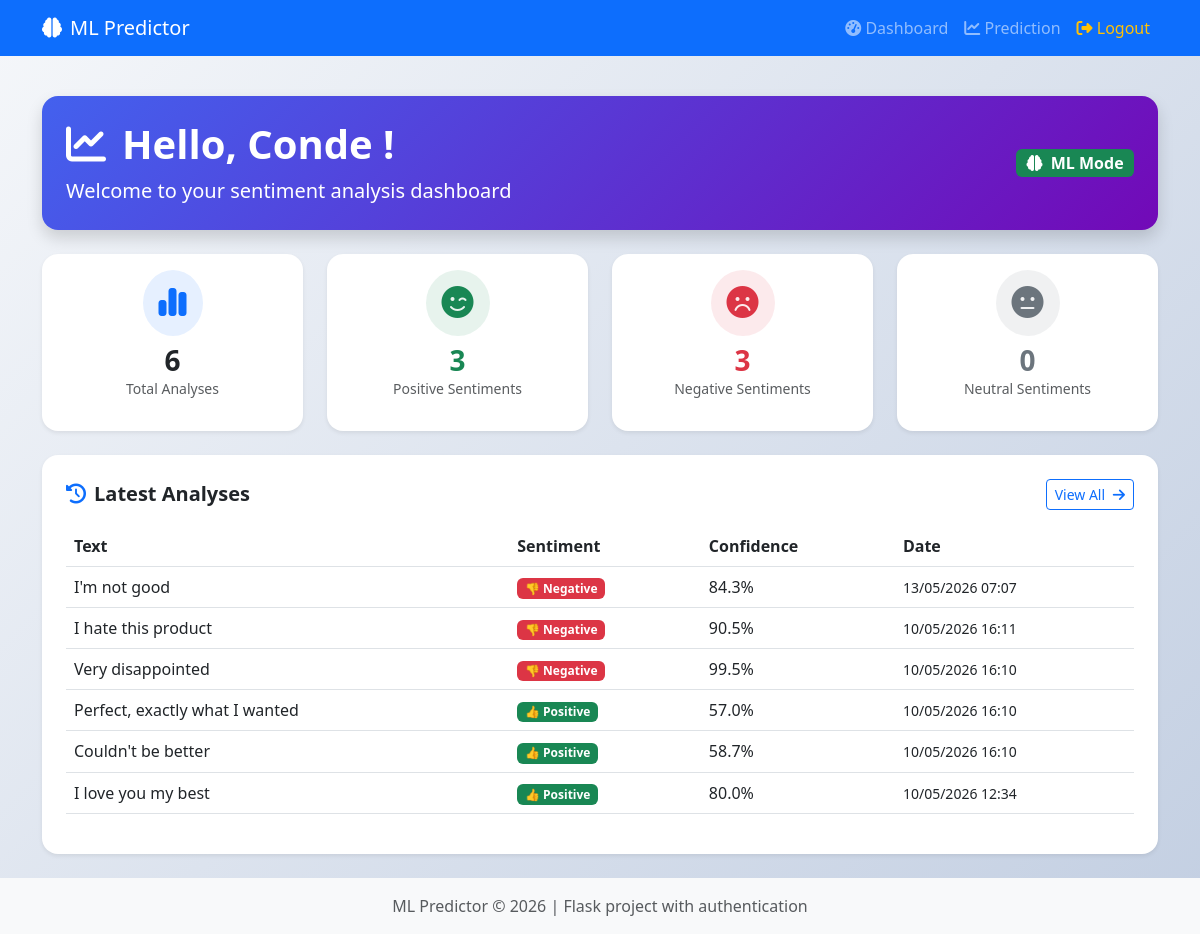
/dashboard (signed in), run on an earlier commit of the app's database.
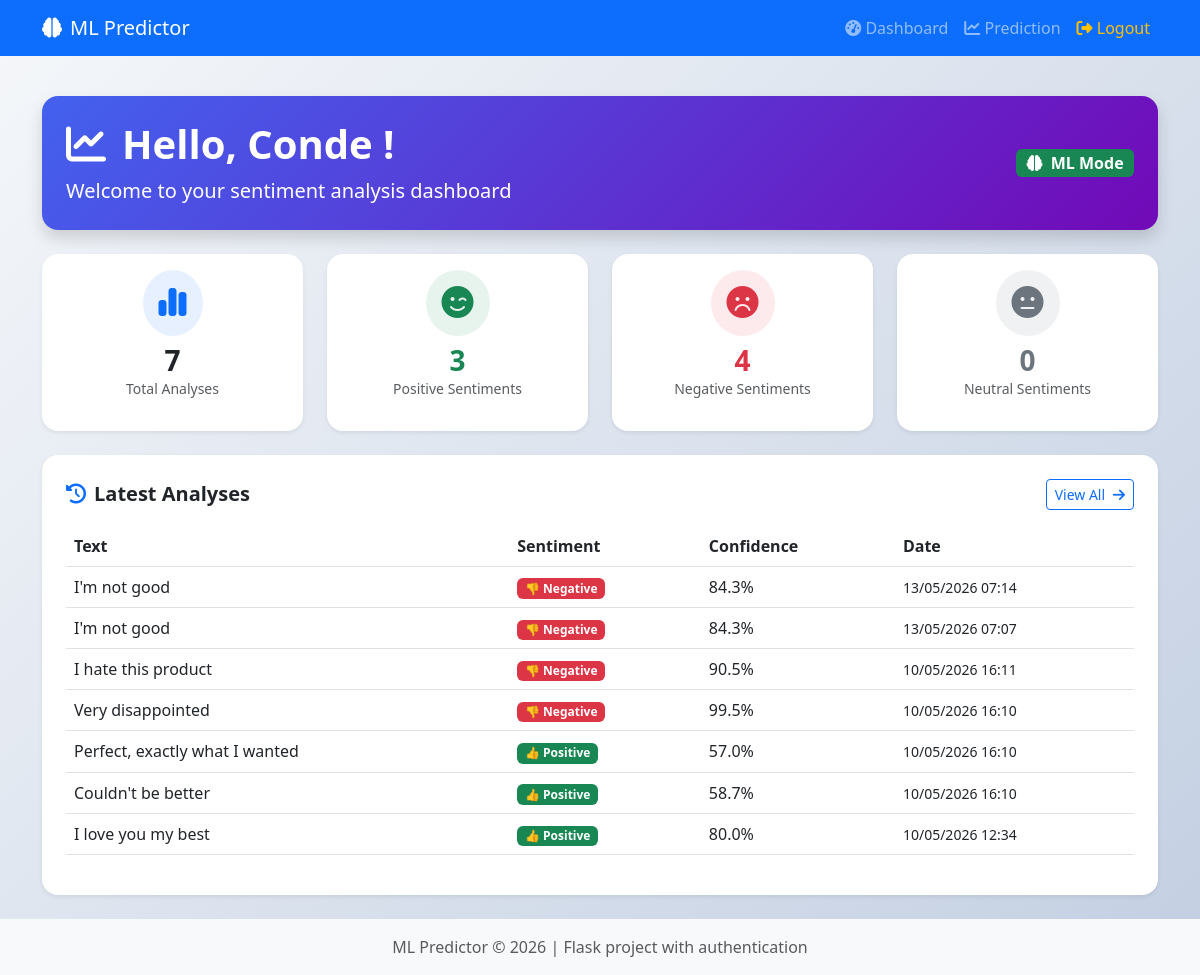
And on a later commit of the database.
### app.py (models this page shows, shortened)
class User(UserMixin, db.Model):
    id = db.Column(db.Integer, primary_key=True)
    username = db.Column(db.String(80), unique=True, nullable=False)
    email = db.Column(db.String(120), unique=True, nullable=False)
    password_hash = db.Column(db.String(200), nullable=False)
    created_at = db.Column(db.DateTime, server_default=db.func.now())

class PredictionHistory(db.Model):
    id = db.Column(db.Integer, primary_key=True)
    user_id = db.Column(db.Integer, db.ForeignKey('user.id'), nullable=False)
    text = db.Column(db.Text, nullable=False)
    sentiment = db.Column(db.String(20), nullable=False)
    confidence = db.Column(db.Float, nullable=False)
    created_at = db.Column(db.DateTime, default=datetime.utcnow)
    user = db.relationship('User', backref=db.backref('predictions', lazy=True))

### app.py (the view)
@app.route('/dashboard')
@login_required
def dashboard():
    user_predictions = PredictionHistory.query.filter_by(user_id=current_user.id)\
        .order_by(PredictionHistory.created_at.desc()).limit(10).all()
    total_predictions = PredictionHistory.query.filter_by(user_id=current_user.id).count()
    positive_count = PredictionHistory.query.filter_by(user_id=current_user.id, sentiment='positif').count()
    negative_count = PredictionHistory.query.filter_by(user_id=current_user.id, sentiment='negatif').count()
    neutral_count = PredictionHistory.query.filter_by(user_id=current_user.id, sentiment='neutre').count()
    return render_template('dashboard.html',
                         user=current_user,
                         predictions=user_predictions,
                         total=total_predictions,
                         positive=positive_count,
                         negative=negative_count,
                         neutral=neutral_count)

### app.py (called while the page is built)
@login_manager.user_loader
def load_user(user_id):
    return User.query.get(int(user_id))

### templates/dashboard.html (shortened to what this page needs)
{% extends "base.html" %}
{% block content %}
<div class="container">
    <div class="row mb-4">
        <div class="col-12">
            <div class="bg-gradient-primary text-white rounded-4 p-4 shadow">
                <div class="d-flex justify-content-between align-items-center">
                    <div>
                        <h1 class="display-6 fw-bold">
                            <i class="fas fa-chart-line me-3"></i>Hello, {{ user.username }} !
                        </h1>
                        <p class="lead mb-0">Welcome to your sentiment analysis dashboard</p>
                    </div>
                    <div>
                        {% if use_simulation %}
                        <span class="badge bg-info fs-6">
                            <i class="fas fa-flask me-1"></i> Simulation Mode
                        </span>
                        {% else %}
                        <span class="badge bg-success fs-6">
                            <i class="fas fa-brain me-1"></i> ML Mode
                        </span>
                        {% endif %}
                    </div>
                </div>
            </div>
        </div>
    </div>
    <div class="row g-4 mb-4">
        <div class="col-md-3">
            <div class="card border-0 shadow-sm rounded-4 text-center p-3">
                <div class="rounded-circle bg-primary bg-opacity-10 p-3 d-inline-block mb-2 mx-auto">
                    <i class="fas fa-chart-simple fa-2x text-primary"></i>
                </div>
                <h3 class="fw-bold mb-0">{{ total }}</h3>
                <p class="text-muted small">Total Analyses</p>
            </div>
        </div>
        <div class="col-md-3">
            <div class="card border-0 shadow-sm rounded-4 text-center p-3">
                <div class="rounded-circle bg-success bg-opacity-10 p-3 d-inline-block mb-2 mx-auto">
                    <i class="fas fa-smile-wink fa-2x text-success"></i>
                </div>
                <h3 class="fw-bold mb-0 text-success">{{ positive }}</h3>
                <p class="text-muted small">Positive Sentiments</p>
            </div>
        </div>
        <div class="col-md-3">
            <div class="card border-0 shadow-sm rounded-4 text-center p-3">
                <div class="rounded-circle bg-danger bg-opacity-10 p-3 d-inline-block mb-2 mx-auto">
                    <i class="fas fa-frown fa-2x text-danger"></i>
                </div>
                <h3 class="fw-bold mb-0 text-danger">{{ negative }}</h3>
                <p class="text-muted small">Negative Sentiments</p>
            </div>
        </div>
        <div class="col-md-3">
            <div class="card border-0 shadow-sm rounded-4 text-center p-3">
                <div class="rounded-circle bg-secondary bg-opacity-10 p-3 d-inline-block mb-2 mx-auto">
                    <i class="fas fa-meh fa-2x text-secondary"></i>
                </div>
                <h3 class="fw-bold mb-0 text-secondary">{{ neutral }}</h3>
                <p class="text-muted small">Neutral Sentiments</p>
            </div>
        </div>
    </div>
    <div class="row">
        <div class="col-12">
            <div class="card border-0 shadow-sm rounded-4">
                <div class="card-body p-4">
                    <div class="d-flex justify-content-between align-items-center mb-3">
                        <h5 class="fw-bold mb-0">
                            <i class="fas fa-history me-2 text-primary"></i>Latest Analyses
                        </h5>
                        <a href="{{ url_for('history') }}" class="btn btn-sm btn-outline-primary">
                            View All <i class="fas fa-arrow-right ms-1"></i>
                        </a>
                    </div>
                    {% if predictions %}
                        <div class="table-responsive">
                            <table class="table table-hover">
                                <thead>
                                    <tr>
                                        <th>Text</th>
                                        <th>Sentiment</th>
                                        <th>Confidence</th>
                                        <th>Date</th>
                                    </tr>
                                </thead>
                                <tbody>
                                    {% for pred in predictions %}
                                    <tr>
                                        <td class="text-truncate" style="max-width: 300px;">{{ pred.text[:80] }}{% if pred.text|length > 80 %}...{% endif %}</td>
                                        <td>
                                            <span class="badge {% if pred.sentiment == 'positif' %}bg-success{% elif pred.sentiment == 'negatif' %}bg-danger{% else %}bg-secondary{% endif %}">
                                                {% if pred.sentiment == 'positif' %}👍 Positive
                                                {% elif pred.sentiment == 'negatif' %}👎 Negative
                                                {% else %}😐 Neutral{% endif %}
                                            </span>
                                        </td>
                                        <td>{{ "%.1f"|format(pred.confidence * 100) }}%</td>
                                        <td><small>{{ pred.created_at.strftime('%d/%m/%Y %H:%M') }}</small></td>
                                    </tr>
                                    {% endfor %}
                                </tbody>
                            </table>
                        </div>
                    {% endif %}
                </div>
            </div>
        </div>
    </div>
</div>
{% endblock %}

### templates/base.html (shortened to what this page needs)
<!DOCTYPE html>
<html lang="en">
<head>
    <link href="https://cdn.jsdelivr.net/npm/bootstrap@5.3.0/dist/css/bootstrap.min.css" rel="stylesheet">
    <link rel="stylesheet" href="https://cdnjs.cloudflare.com/ajax/libs/font-awesome/6.4.0/css/all.min.css">
    <link rel="stylesheet" href="{{ url_for('static', filename='css/style.css') }}">
</head>
<body>
    <nav class="navbar navbar-expand-lg navbar-dark bg-primary sticky-top">
        <div class="container">
            <a class="navbar-brand" href="{{ url_for('dashboard') if current_user.is_authenticated else url_for('login') }}">
                <i class="fas fa-brain me-2"></i>ML Predictor
            </a>
            <div class="collapse navbar-collapse" id="navbarNav">
                <ul class="navbar-nav ms-auto">
                    {% if current_user.is_authenticated %}
                        <li class="nav-item">
                            <a class="nav-link" href="{{ url_for('dashboard') }}">
                                <i class="fas fa-tachometer-alt"></i> Dashboard
                            </a>
                        </li>
                        <li class="nav-item">
                            <a class="nav-link" href="{{ url_for('predict') }}">
                                <i class="fas fa-chart-line"></i> Prediction
                            </a>
                        </li>
                        <li class="nav-item">
                            <a class="nav-link text-warning" href="{{ url_for('logout') }}">
                                <i class="fas fa-sign-out-alt"></i> Logout
                            </a>
                        </li>
                    {% endif %}
                </ul>
            </div>
        </div>
    </nav>
    <main class="py-4">
        {% block content %}{% endblock %}
    </main>
    <footer class="footer bg-light mt-auto py-3">
        <div class="container text-center">
            <span class="text-muted">ML Predictor &copy; 2026 | Flask project with authentication</span>
        </div>
    </footer>
</body>
</html>

### static/css/style.css (style rules this page uses)
:root { --primary: #4361ee; --success: #06ffa5; --danger: #ef233c; --warning: #ffb703; --dark: #2b2d42; --light: #f8f9fa; }
body { font-family: 'Segoe UI', Tahoma, Geneva, Verdana, sans-serif; background: linear-gradient(135deg, #f5f7fa 0%, #c3cfe2 100%); min-height: 100vh; display: flex; flex-direction: column; }
main { flex: 1; }
.bg-gradient-primary { background: linear-gradient(135deg, var(--primary) 0%, #7209b7 100%); }

What changed in the data, as far as the page shows it:
added PredictionHistory: text "I'm not good", sentiment "👎 Negative", pred.confidence*100 "84.3", created_at "13/05/2026 07:14"
Also different on the page:
{{ total }}: "6" → "7"
{{ negative }}: "3" → "4"
